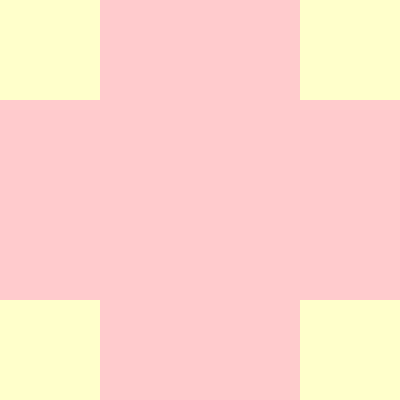
Frame 1 (no input)
Frame 60 (the mouse pressed at the canvas centre just before this capture): identical to frame 1, image omitted
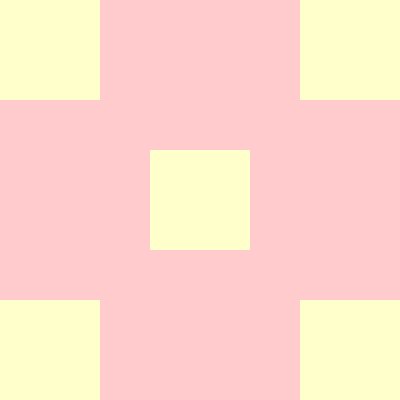
Frame 120 (the mouse held since frame 60 and released just before this capture)

The Processing sketch that drew these frames (run headless with seeded random() and noise(); from frame 60 on, the mouse is pressed at the canvas centre):

// Processing sketch: processing_42474
// ── processing_42474.pde



void setup() {
  size(400, 400);
  
  noStroke();
}


void draw() {
  fill(#FFCBCD);
  rect(0,0,width,height);

  fill(#FFFFCB);
  rect(0, 0, 100, 100);
  rect(300, 0, 100, 100);
  rect(0, 300, 100, 100);
  rect(300, 300, 100, 100);
  
  noCursor();
  fill(#FFFFCB);
  rect(mouseX-50,mouseY-50,100,100);
  
} 


void drawCross(float x, float y, float crossSize, int c, float w) {
   
  stroke(c);
 
   
  line(x, y, x+crossSize, y+crossSize);
  line(x+crossSize, y, x, y+crossSize);
}
